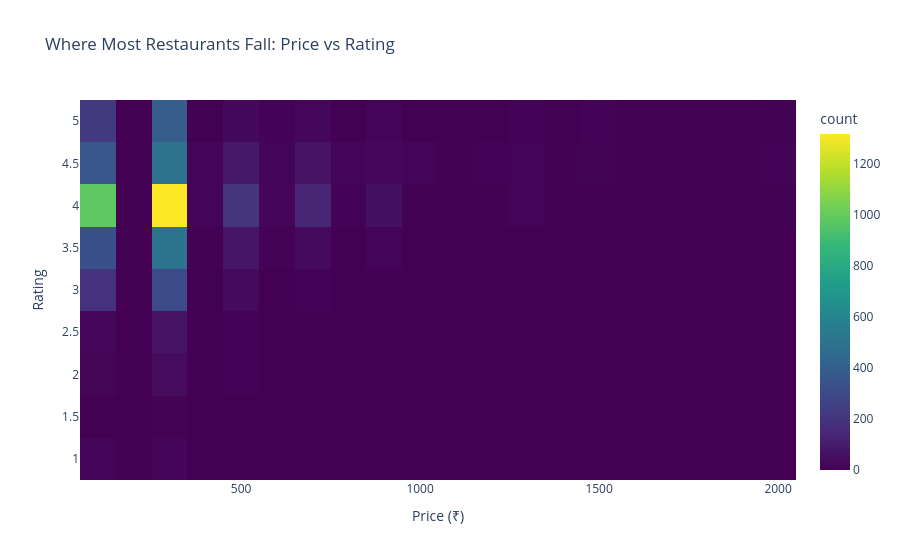

Write notebook code for a chart like this one.
### Markdown cell above
### Density Heatmap — Price vs Rating

### Code cell
fig = px.density_heatmap(df, x='price_numeric', y='totalScore',
                          nbinsx=20, nbinsy=15,
                          title='Where Most Restaurants Fall: Price vs Rating',
                          labels={'price_numeric': 'Price (₹)', 'totalScore': 'Rating'},
                          color_continuous_scale='Viridis')
fig.show()

### Figure 1 — Plotly figure (JSON) as saved in the notebook; plotly's stock layout.template omitted (floating-point values rounded to 4 significant figures; data arrays with more than 128 entries replaced by an {"elided": "..."} marker saying what was removed)
{"data": [{"coloraxis": "coloraxis", "hovertemplate": "Price (₹)=%{x}<br>Rating=%{y}<br>count=%{z}<extra></extra>", "name": "", "nbinsx": 20, "nbinsy": 15, "type": "histogram2d", "x": {"elided": "6335 float values"}, "xaxis": "x", "xbingroup": "x", "y": {"elided": "6335 float values"}, "yaxis": "y", "ybingroup": "y"}], "layout": {"coloraxis": {"autocolorscale": false, "colorbar": {"title": {"text": "count"}}, "colorscale": [[0, "#440154"], [0.1111, "#482878"], [0.2222, "#3e4989"], [0.3333, "#31688e"], [0.4444, "#26828e"], [0.5556, "#1f9e89"], [0.6667, "#35b779"], [0.7778, "#6ece58"], [0.8889, "#b5de2b"], [1, "#fde725"]]}, "legend": {"tracegroupgap": 0}, "title": {"text": "Where Most Restaurants Fall: Price vs Rating"}, "xaxis": {"anchor": "y", "domain": [0, 1], "title": {"text": "Price (₹)"}}, "yaxis": {"anchor": "x", "domain": [0, 1], "title": {"text": "Rating"}}}}
